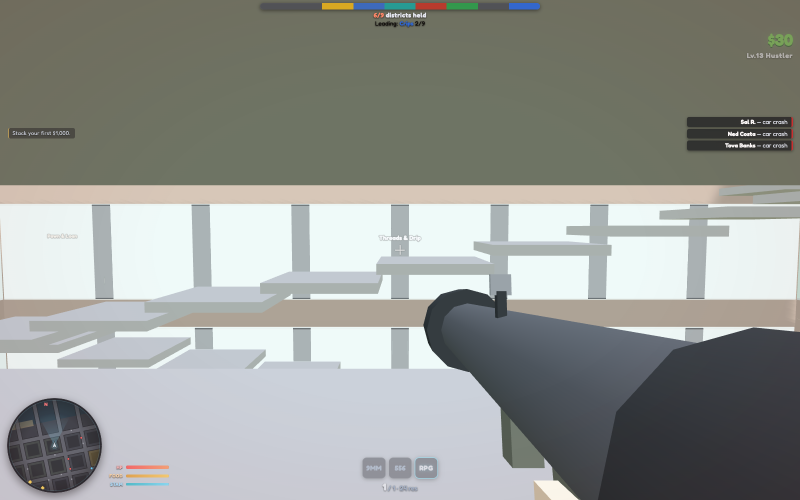
#> input picture tools/shots/clean1.png, 1600 x 1000 px (shown at 1/2 size)
$ python phone-pdf.py shots/clean1.png
#> lines starting #> are read from the running program, lines starting #| are printed output that depends on the picture
#!/usr/bin/env python3
"""tools/phone-pdf.py -- a before/after PDF small enough to open on a phone.

ba writes full-size PNG pairs and a print-quality PDF; on a phone that is tens
of MB. This takes the side-by-side PNGs a ba run left in its --out directory
(or any PNGs given), scales each to --width px, re-encodes it as JPEG (--q),
and writes ONE PDF, a page per image, with the file name as the caption.

  python3 tools/phone-pdf.py <ba-out-dir | a.png b.png ...> -o phone.pdf [--width 1080] [--q 72]
"""
import sys, os, argparse, glob
from PIL import Image, ImageDraw

ap = argparse.ArgumentParser()
ap.add_argument("inputs", nargs="+")
ap.add_argument("-o", "--out", default="phone-before-after.pdf")
ap.add_argument("--width", type=int, default=1080)
ap.add_argument("--q", type=int, default=72)
a = ap.parse_args()

files = []
for p in a.inputs:
    if os.path.isdir(p):
        # ba's stitched pairs first; any PNG otherwise
        pairs = sorted(glob.glob(os.path.join(p, "**", "*pair*.png"), recursive=True))
        files += pairs or sorted(glob.glob(os.path.join(p, "**", "*.png"), recursive=True))
    else:
        files.append(p)
if not files:
    sys.exit("no PNGs found")

pages = []
for f in files:
    im = Image.open(f).convert("RGB")
#> im is the input picture: PIL image 1600x1000 RGB; mean R, G, B 148.6, 151.8, 147.2
    if im.width > a.width:
        im = im.resize((a.width, round(im.height * a.width / im.width)), Image.LANCZOS)
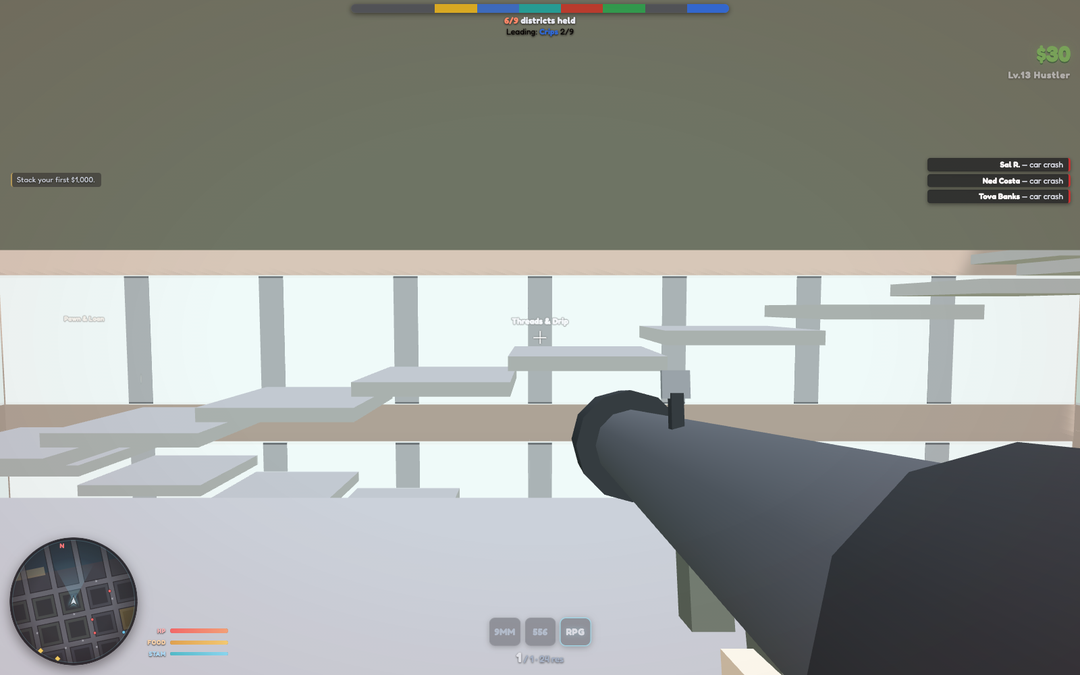
#> im: PIL image 1080x675 RGB; mean R, G, B 148.6, 151.8, 147.2
    cap = Image.new("RGB", (im.width, im.height + 44), (18, 20, 24))
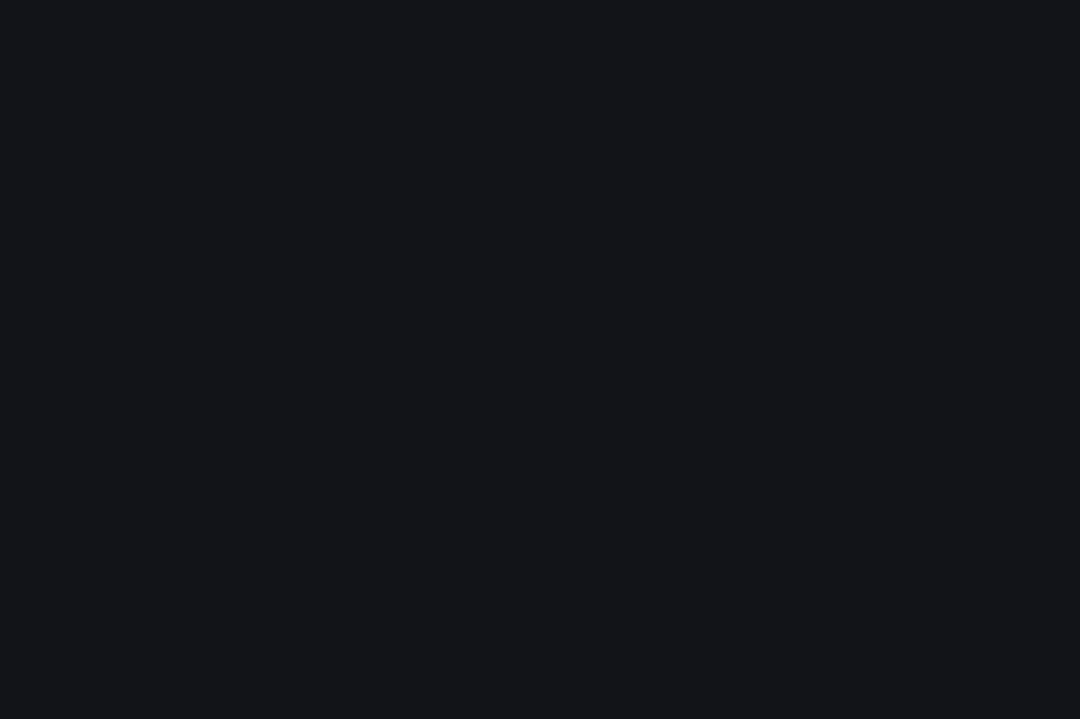
#> cap: PIL image 1080x719 RGB; mean R, G, B 18, 20, 24
    cap.paste(im, (0, 44))
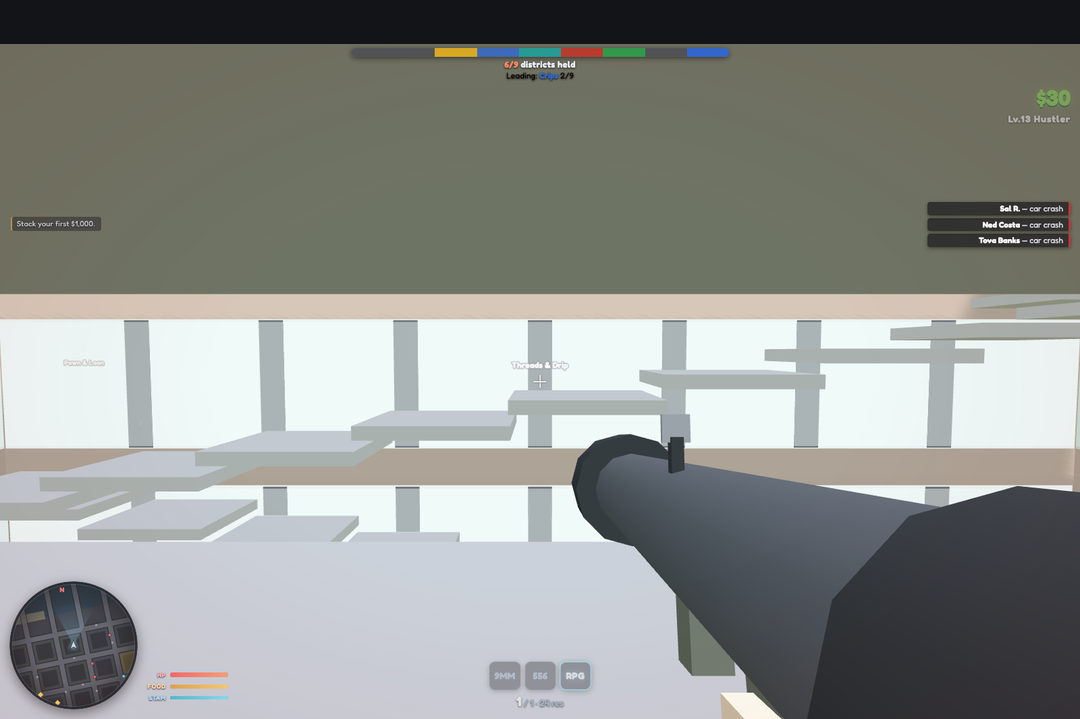
#> cap: PIL image 1080x719 RGB; mean R, G, B 140.6, 143.7, 139.7
    ImageDraw.Draw(cap).text((12, 14), os.path.splitext(os.path.basename(f))[0], fill=(230, 232, 236))
    pages.append(cap)
# JPEG inside the PDF: PIL encodes RGB pages as DCT at the given quality
pages[0].save(a.out, "PDF", save_all=True, append_images=pages[1:], quality=a.q, resolution=144)
print(os.path.abspath(a.out), f"{os.path.getsize(a.out) / 1048576:.1f} MB, {len(pages)} pages")
#| tools/phone-before-after.pdf 0.0 MB, 1 pages

$ run again, on tools/shots/facade2.png
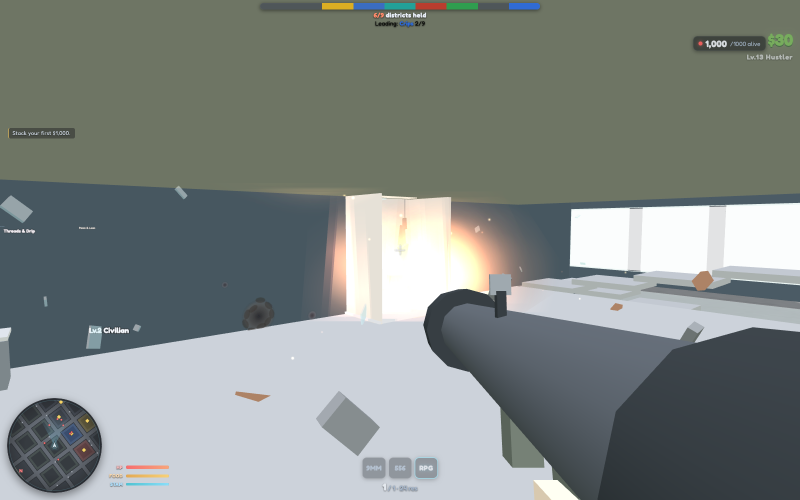
#> input picture tools/shots/facade2.png, 1600 x 1000 px (shown at 1/2 size)
#> im is the input picture: PIL image 1600x1000 RGB; mean R, G, B 128.5, 135.4, 131.9
#> `im = im.resize((a.width, round(im.height * a.width / im.width)), Image..`:
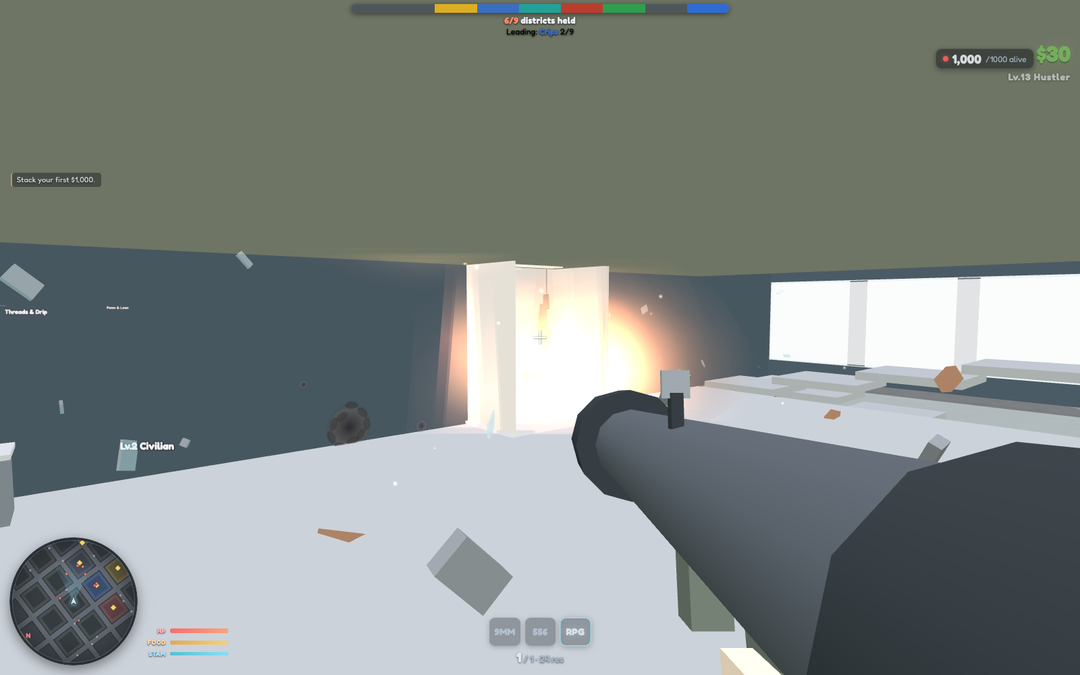
#> im: PIL image 1080x675 RGB; mean R, G, B 128.5, 135.4, 131.9
#> `cap.paste(im, (0, 44))`:
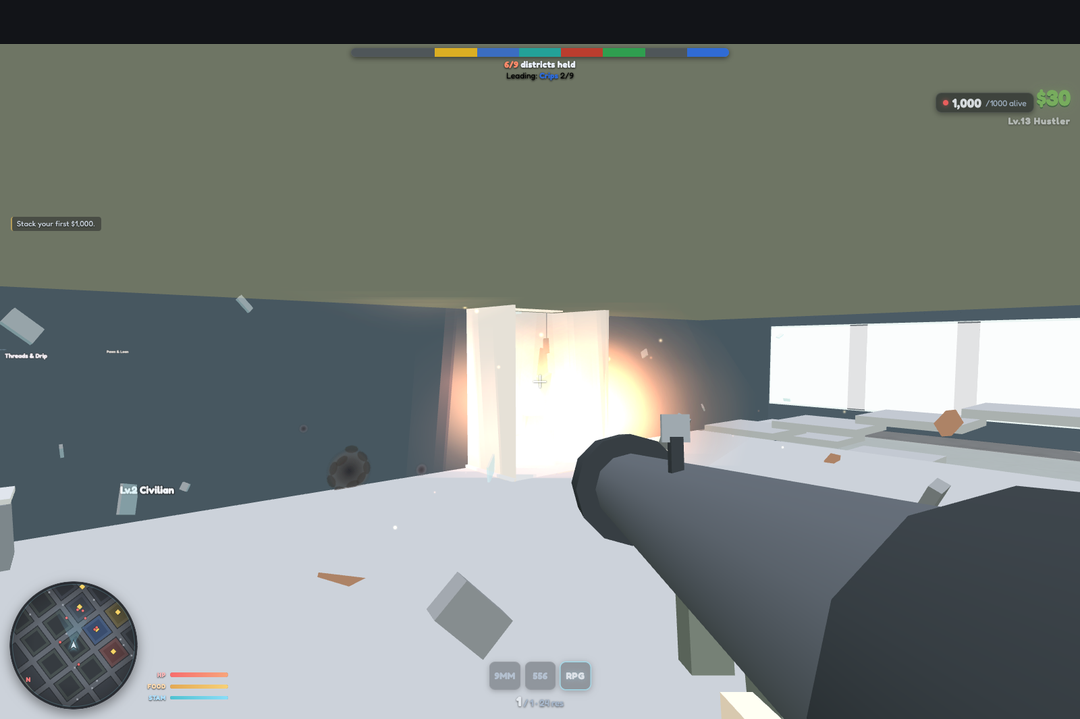
#> cap: PIL image 1080x719 RGB; mean R, G, B 121.7, 128.3, 125.3
#| tools/phone-before-after.pdf 0.0 MB, 1 pages

$ run again, on tools/shots/npcs.png
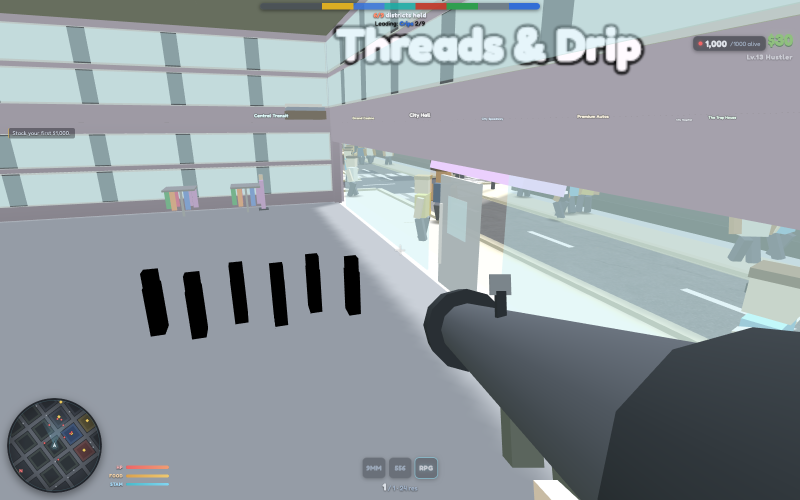
#> input picture tools/shots/npcs.png, 1600 x 1000 px (shown at 1/2 size)
#> im is the input picture: PIL image 1600x1000 RGB; mean R, G, B 146.4, 154.8, 160.5
#> `im = im.resize((a.width, round(im.height * a.width / im.width)), Image..`:
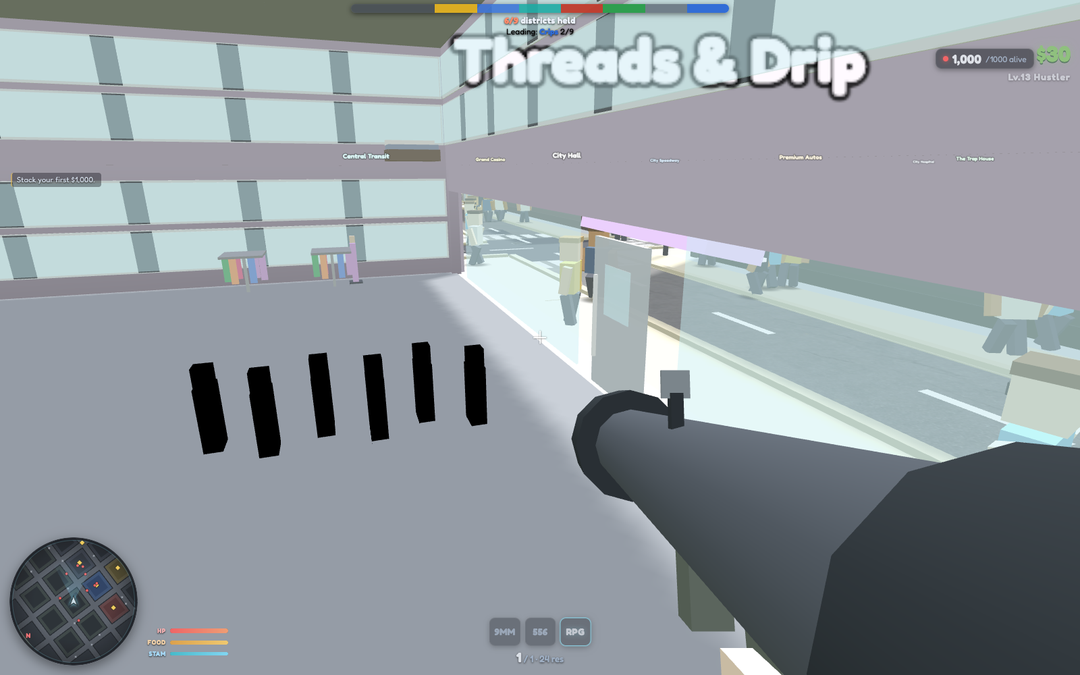
#> im: PIL image 1080x675 RGB; mean R, G, B 146.4, 154.9, 160.5
#> `cap.paste(im, (0, 44))`:
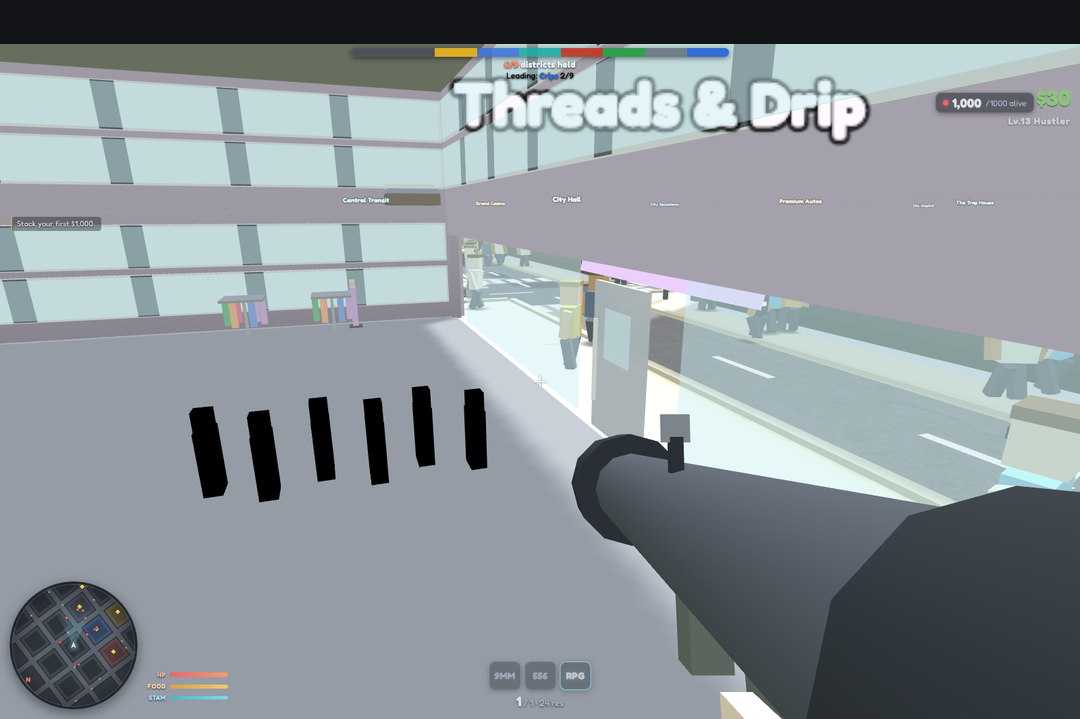
#> cap: PIL image 1080x719 RGB; mean R, G, B 138.6, 146.6, 152.2
#| tools/phone-before-after.pdf 0.0 MB, 1 pages

$ run again, on tools/shots/rig-hook-strip.png
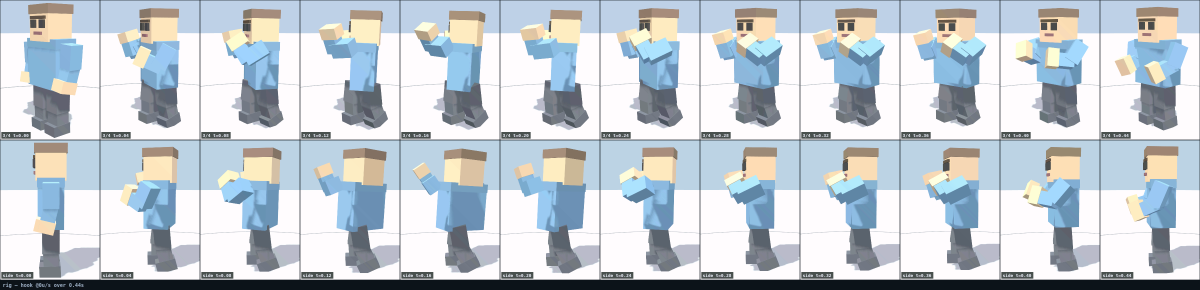
#> input picture tools/shots/rig-hook-strip.png, 3600 x 870 px (shown at 1/3 size)
#> `im = im.resize((a.width, round(im.height * a.width / im.width)), Image..`:
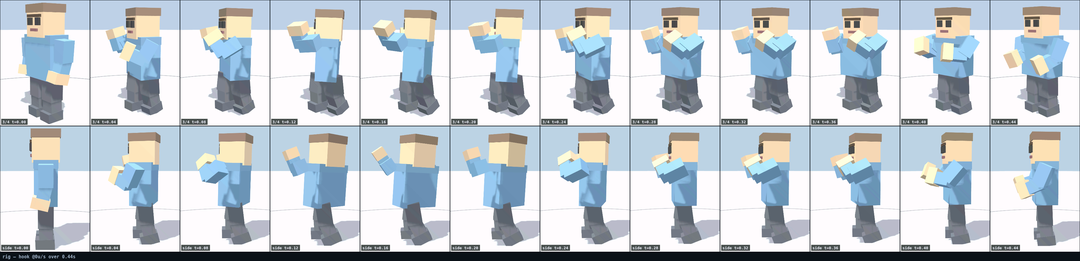
#> im: PIL image 1080x261 RGB; mean R, G, B 194.2, 202.1, 209.1
#> `cap.paste(im, (0, 44))`:
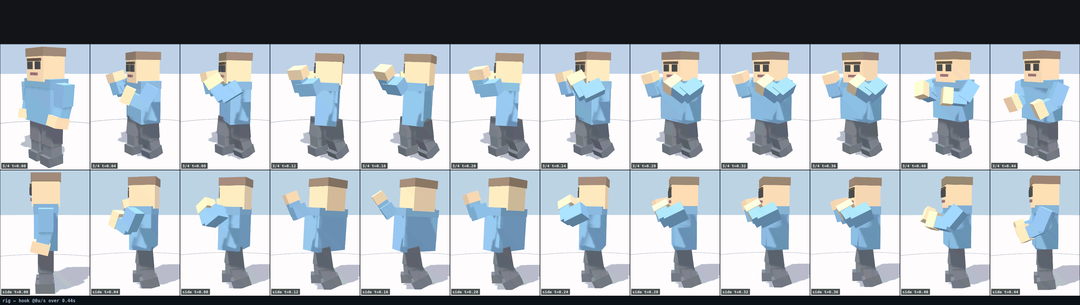
#> cap: PIL image 1080x305 RGB; mean R, G, B 168.8, 175.8, 182.4
#| tools/phone-before-after.pdf 0.0 MB, 1 pages
